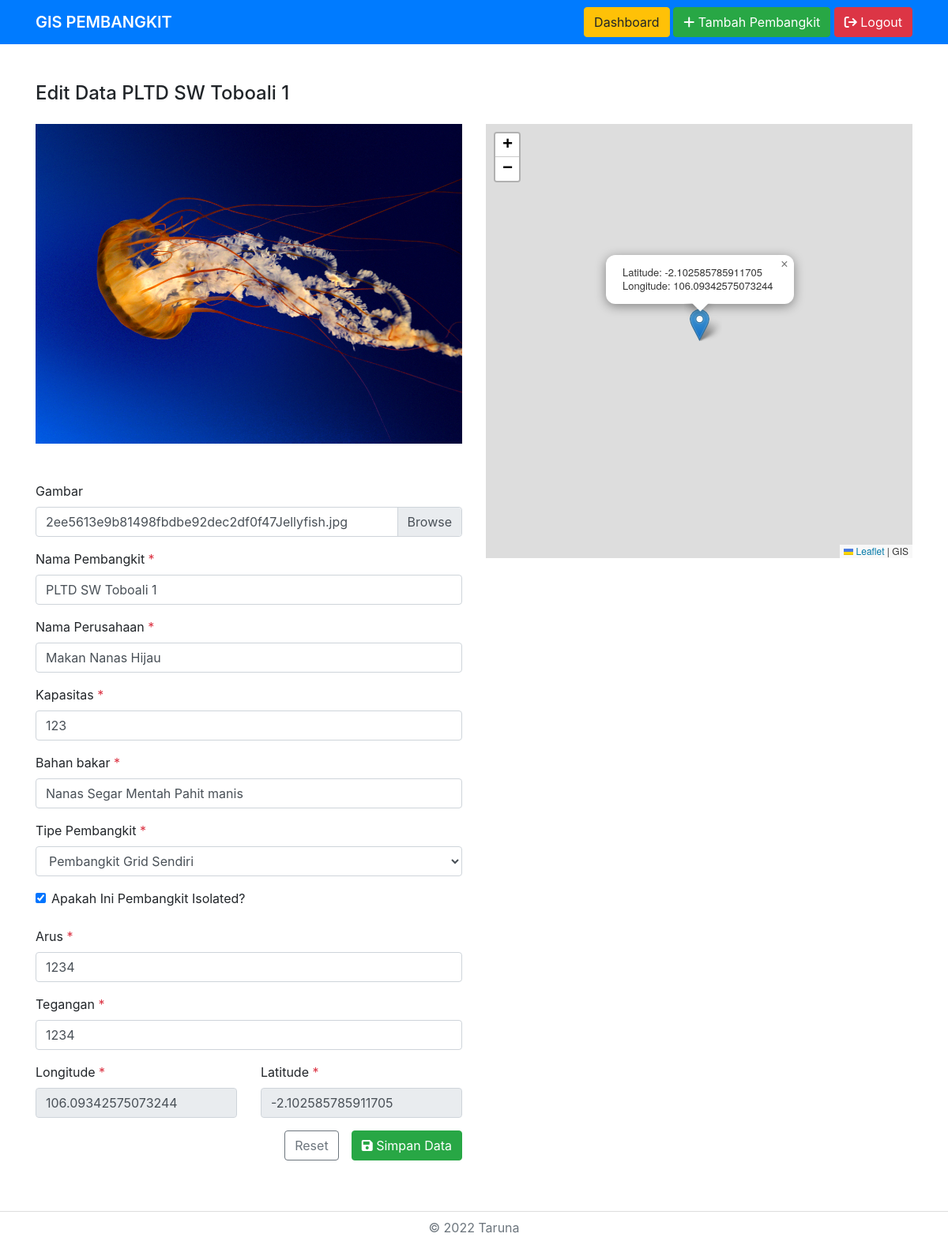
The page /dashboard.php?url=edit&id=11 (signed in) on the database its author committed.
### tables this page shows
CREATE TABLE `informasi_pembangkit` (
  `id_pembangkit` int(10) NOT NULL,
  `nama_pembangkit` varchar(100) NOT NULL,
  `longitude` varchar(100) NOT NULL,
  `latitude` varchar(100) NOT NULL,
  `perusahaan` varchar(100) NOT NULL,
  `kapasitas` varchar(100) NOT NULL,
  `arus` varchar(10) NOT NULL,
  `tegangan` varchar(10) NOT NULL,
  `gambar` text DEFAULT NULL,
  `tipe` varchar(100) NOT NULL,
  `isolated` tinyint(1) NOT NULL,
  `bahan_bakar` varchar(100) NOT NULL
);

### admin/edit-data.php (the view, shortened to what this page needs)
<?php
$id = $_GET['id'];
$pembangkit = mysqli_query($db, "SELECT * FROM informasi_pembangkit WHERE id_pembangkit ='$id'") or die('Query Error : ' . mysqli_error($db));
if (mysqli_num_rows($pembangkit) > 0) {
    while ($data  = mysqli_fetch_assoc($pembangkit)) {
        $nama_pembangkit   = $data['nama_pembangkit'];
        $longitude   = $data['longitude'];
        $latitude   = $data['latitude'];
        $perusahaan   = $data['perusahaan'];
        $kapasitas   = $data['kapasitas'];
        $arus   = $data['arus'];
        $tegangan   = $data['tegangan'];
        $tipe   = $data['tipe'];
        $isolated   = $data['isolated'];
        $bahan_bakar   = $data['bahan_bakar'];
        $gambar_ori   = $data['gambar'];
        $gambar   = explode("/", $data['gambar']);
        $gambar = end($gambar);
    }
} else {
    header('location:dashboard.php');
}
?>
<div class="row">
    <div class="col-md-12">
        <div class="mb-3 mt-5">
            <h4 class="mb-4">Edit Data <?= $nama_pembangkit; ?></h4>
            <div class="row">
                <div class="col-6">
                    <img src="<?= $gambar_ori; ?>" class="img-fluid mb-5" alt="<?= $nama_pembangkit; ?>" id="image_prev">
                    <form method="POST" action="#" enctype="multipart/form-data">
                        <div class="form-group">
                            <label for="gambar-pembangkit">Gambar</label>
                            <div class="custom-file">
                                <label class="custom-file-label" for="gambar" style="overflow:hidden;"><?= $gambar; ?></label>
                            </div>
                        </div>
                        <div class="form-group">
                            <label for="nama-pembangkit">Nama Pembangkit <span class="text-danger">*</span></label>
                            <input type="text" value="<?= $nama_pembangkit; ?>" name="nama-pembangkit" class="form-control" id="nama-pembangkit" placeholder="Masukan Nama Pembangkit" required="">
                        </div>
                        <div class="form-group">
                            <label for="nama-perusahaan">Nama Perusahaan <span class="text-danger">*</span></label>
                            <input type="text" value="<?= $perusahaan; ?>" name="nama-perusahaan" class="form-control" id="nama-perusahaan" placeholder="Masukan Nama Perusahaan" required="">
                        </div>
                        <div class="form-group">
                            <label for="nama-perusahaan">Kapasitas <span class="text-danger">*</span></label>
                            <input type="number" value="<?= $kapasitas; ?>" name="kapasitas" class="form-control" id="kapasitas" placeholder="Masukan Besaran Kapasitas" required="">
                        </div>
                        <div class="form-group">
                            <label for="nama-perusahaan">Bahan bakar <span class="text-danger">*</span></label>
                            <input type="text" name="bahan_bakar" class="form-control" id="bahan_bakar" placeholder="Masukan Bahan Bakar" value="<?=$bahan_bakar;?>" required="">
                        </div>
                        <div class="form-group">
                            <label for="nama-perusahaan">Tipe Pembangkit <span class="text-danger">*</span></label>
                            <select class="form-control" id="tipe_pembangkit" name="tipe">
                              <option value="2" <?=($tipe == 2) ? 'selected' : null?>>Pembangkit Grid Sendiri</option>
                            </select>
                        </div>
                        <div class="form-check mb-4">
                            <input class="form-check-input" name="isolated" type="checkbox" value="true" id="isIsolated" <?=($isolated == true) ? 'checked' : 'disabled'?>>
                            <label class="form-check-label" for="isIsolated">
                                Apakah Ini Pembangkit Isolated?
                            </label>
                        </div>
                        <div class="form-group">
                            <label for="nama-perusahaan">Arus <span class="text-danger">*</span></label>
                            <input type="number" value="<?= $arus; ?>" name="arus" class="form-control" id="arus" placeholder="Masukan Besaran Arus" required="">
                        </div>
                        <div class="form-group">
                            <label for="nama-perusahaan">Tegangan <span class="text-danger">*</span></label>
                            <input type="number" value="<?= $tegangan; ?>" name="tegangan" class="form-control" id="tegangan" placeholder="Masukan Besaran Tegangan" required="">
                        </div>
                        <div class="row">
                            <div class="col">
                                <div class="form-group">
                                    <label for="longitude_input">Longitude <span class="text-danger">*</span></label>
                                    <input type="text" value="<?= $longitude; ?>" class="form-control" id="longitude_input" placeholder="Longitude" value="<?= isset($_POST['longitude_input']) ? $_POST['longitude_input'] : ""; ?>" disabled>
                                </div>
                            </div>
                            <div class="col">
                                <div class="form-group">
                                    <label for="latitude_input">Latitude <span class="text-danger">*</span></label>
                                    <input type="text" value="<?= $latitude; ?>" class="form-control" id="latitude_input" placeholder="Latitude" value="<?= isset($_POST['latitude_input']) ? $_POST['latitude_input'] : ""; ?>" disabled>
                                </div>
                            </div>
                        </div>
                        <div class="d-flex justify-content-end gap-3">
                            <button type="reset" class="btn btn-outline-secondary mr-3">Reset</button>
                            <button type="submit" name="submit" class="btn btn-success"> <i class="fa fa-save"></i> Simpan Data</button>
                        </div>
                    </form>
                </div>
                <div class="col-6">
                    <div id="map_edit" style="width: 100%; height: 550px;"></div>
                </div>
            </div>
        </div>
    </div>
</div>

### rows shown on the page
informasi_pembangkit: nama_pembangkit "PLTD SW Toboali 1", gambar (picture), nama-pembangkit "PLTD SW Toboali 1", nama-perusahaan "Makan Nanas Hijau", kapasitas "123", bahan_bakar "Nanas Segar Mentah Pahit manis", tipe "Pembangkit Grid Sendiri", isolated "☑", arus "1234", tegangan "1234", longitude "106.09342575073244", latitude "-2.102585785911705"

### other values the page prints
$gambar "2ee5613e9b81498fbdbe92dec2df0f47Jellyfish.jpg"
